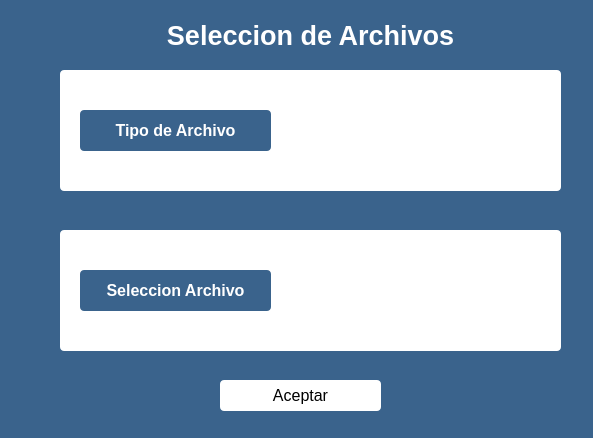
<?xml version="1.0" encoding="UTF-8"?>
<ui version="4.0">
 <class>Dialog</class>
 <widget class="QDialog" name="Dialog">
  <property name="geometry">
   <rect>
    <x>0</x>
    <y>0</y>
    <width>593</width>
    <height>438</height>
   </rect>
  </property>
  <property name="windowTitle">
   <string>Dialog</string>
  </property>
  <property name="styleSheet">
   <string notr="true">background-color: rgb(58, 99, 140);</string>
  </property>
  <widget class="QPushButton" name="fileSelectionAcceptButton">
   <property name="geometry">
    <rect>
     <x>220</x>
     <y>380</y>
     <width>161</width>
     <height>31</height>
    </rect>
   </property>
   <property name="font">
    <font>
     <family>Segoe UI</family>
     <pointsize>12</pointsize>
     <weight>50</weight>
     <bold>false</bold>
    </font>
   </property>
   <property name="styleSheet">
    <string notr="true">color: rgb(0, 0, 0);
background-color: rgb(255, 255, 255);
border-radius: 4px;
</string>
   </property>
   <property name="text">
    <string>Aceptar</string>
   </property>
  </widget>
  <widget class="QFrame" name="fileTypeSelectionContainer">
   <property name="geometry">
    <rect>
     <x>60</x>
     <y>70</y>
     <width>501</width>
     <height>121</height>
    </rect>
   </property>
   <property name="styleSheet">
    <string notr="true">background-color: rgb(255, 255, 255);
border-radius: 4px;
</string>
   </property>
   <property name="frameShape">
    <enum>QFrame::StyledPanel</enum>
   </property>
   <property name="frameShadow">
    <enum>QFrame::Raised</enum>
   </property>
   <widget class="QLabel" name="fileTypeSelectionLabel">
    <property name="geometry">
     <rect>
      <x>20</x>
      <y>40</y>
      <width>191</width>
      <height>41</height>
     </rect>
    </property>
    <property name="font">
     <font>
      <family>Segoe UI</family>
      <pointsize>12</pointsize>
      <weight>75</weight>
      <bold>true</bold>
     </font>
    </property>
    <property name="styleSheet">
     <string notr="true">color: rgb(255, 255, 255);
background-color: rgb(58, 99, 140);
border-radius: 4px;</string>
    </property>
    <property name="text">
     <string>Tipo de Archivo</string>
    </property>
    <property name="alignment">
     <set>Qt::AlignCenter</set>
    </property>
   </widget>
   <widget class="QTableWidget" name="fileTypeSelectionOptionTable">
    <property name="geometry">
     <rect>
      <x>250</x>
      <y>40</y>
      <width>211</width>
      <height>51</height>
     </rect>
    </property>
   </widget>
  </widget>
  <widget class="QFrame" name="fileSelectionContainer">
   <property name="geometry">
    <rect>
     <x>60</x>
     <y>230</y>
     <width>501</width>
     <height>121</height>
    </rect>
   </property>
   <property name="styleSheet">
    <string notr="true">background-color: rgb(255, 255, 255);
border-radius: 4px;
</string>
   </property>
   <property name="frameShape">
    <enum>QFrame::StyledPanel</enum>
   </property>
   <property name="frameShadow">
    <enum>QFrame::Raised</enum>
   </property>
   <widget class="QLabel" name="fileSelectionLabel">
    <property name="geometry">
     <rect>
      <x>20</x>
      <y>40</y>
      <width>191</width>
      <height>41</height>
     </rect>
    </property>
    <property name="font">
     <font>
      <family>Segoe UI</family>
      <pointsize>12</pointsize>
      <weight>75</weight>
      <bold>true</bold>
     </font>
    </property>
    <property name="styleSheet">
     <string notr="true">color: rgb(255, 255, 255);
background-color: rgb(58, 99, 140);
border-radius: 4px;</string>
    </property>
    <property name="text">
     <string>Seleccion Archivo</string>
    </property>
    <property name="alignment">
     <set>Qt::AlignCenter</set>
    </property>
   </widget>
   <widget class="QTableWidget" name="fileSelectionTable">
    <property name="geometry">
     <rect>
      <x>260</x>
      <y>30</y>
      <width>211</width>
      <height>51</height>
     </rect>
    </property>
   </widget>
  </widget>
  <widget class="QLabel" name="fileSelectionWindowLabel">
   <property name="geometry">
    <rect>
     <x>130</x>
     <y>20</y>
     <width>361</width>
     <height>31</height>
    </rect>
   </property>
   <property name="font">
    <font>
     <family>Segoe UI</family>
     <pointsize>20</pointsize>
     <weight>75</weight>
     <bold>true</bold>
    </font>
   </property>
   <property name="styleSheet">
    <string notr="true">color: rgb(255, 255, 255);</string>
   </property>
   <property name="text">
    <string>Seleccion de Archivos</string>
   </property>
   <property name="alignment">
    <set>Qt::AlignCenter</set>
   </property>
  </widget>
 </widget>
 <resources/>
 <connections/>
</ui>
